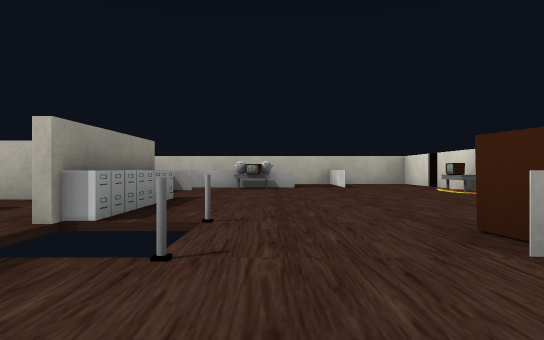
[1] (above)

16 first-person views from a walk through a 3-D level made in the Unity game engine. The camera is 0.37 m above the floor, looks level and sees 75° across. The floor is counted in squares, 1 m on a side. Each view is taken from the middle of a square. On the plan, view 1 faces up. The plan holds only what a view shows up to about 9 squares ahead; the rest is blank. The player is left out. Some surface patterns are stand-ins.

[2]
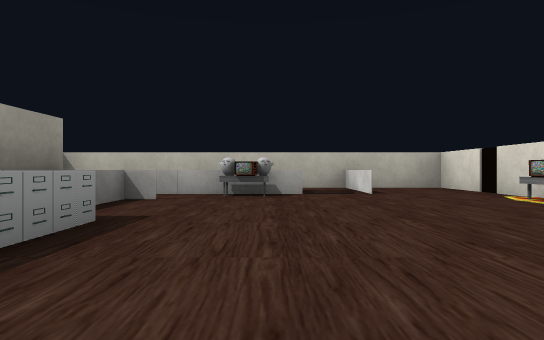

[3]
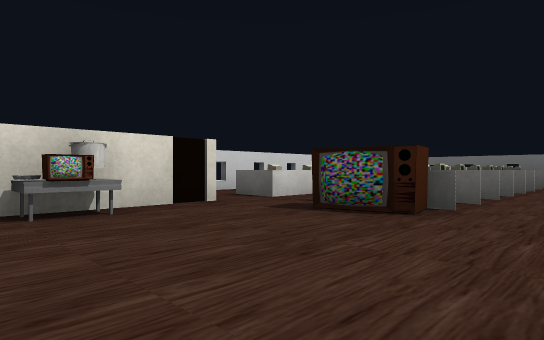

[4]
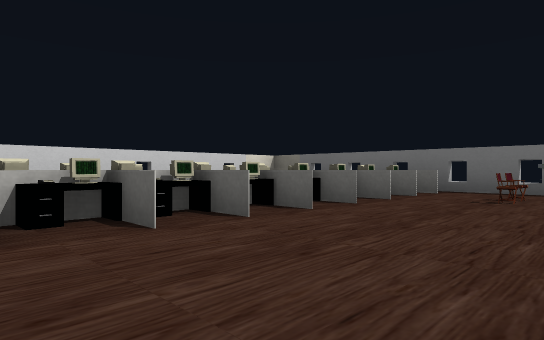

[5]
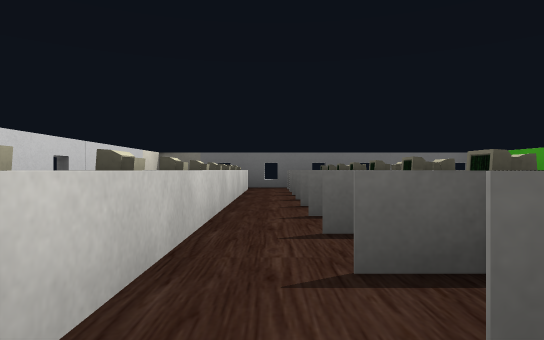

[6]
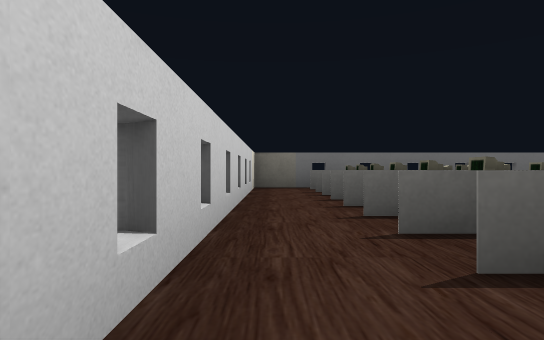

[7]
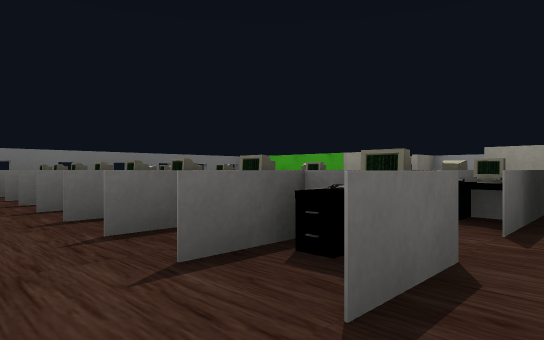

[8]
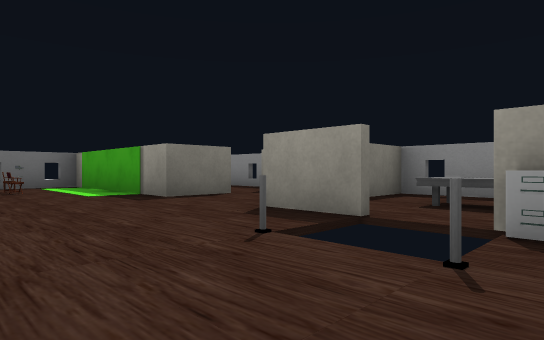

[9]
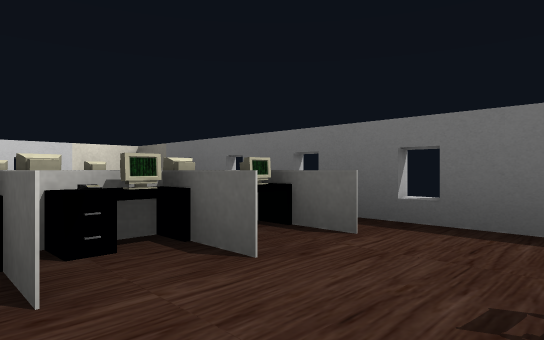

[10]
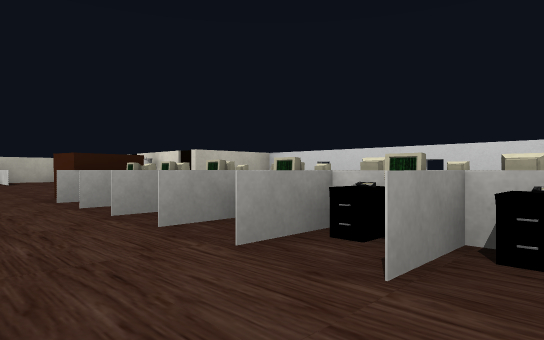

[11]
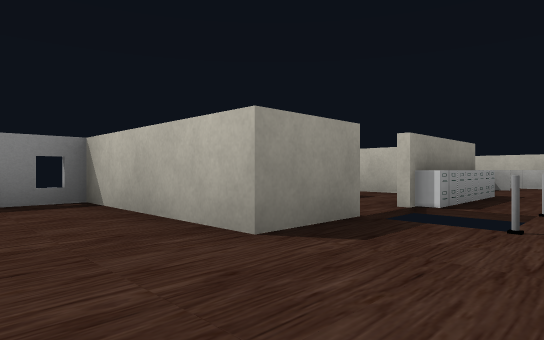

[12]
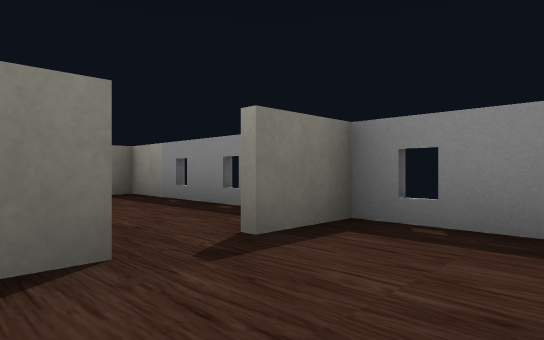

[13]
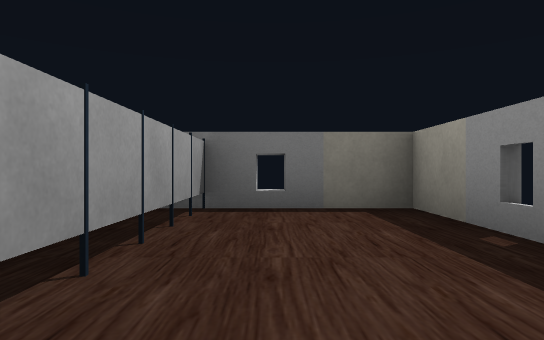

[14]
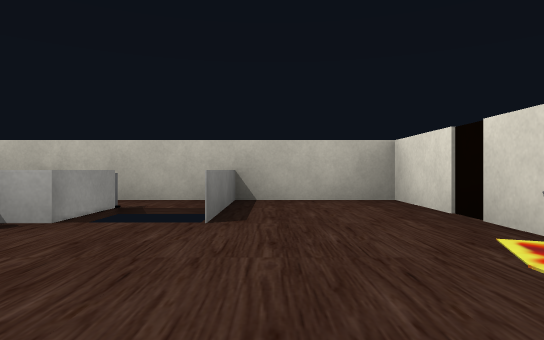

[15]
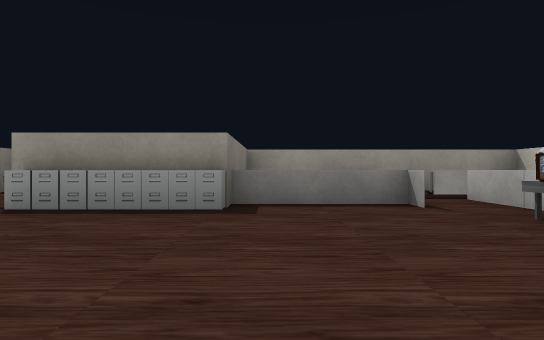

[16]
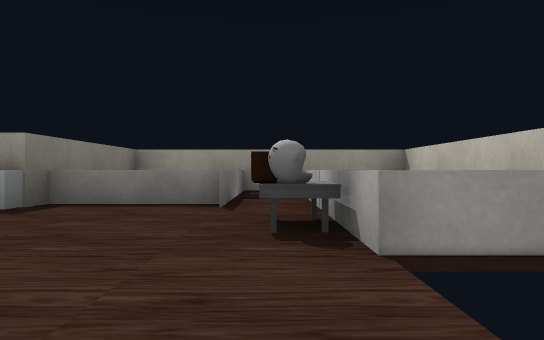

### Floor plan
Ten units are one square. View 1 is at (0, 0); x grows to the right and y downward. Boxes are objects, and circles mark ways between rooms. Rooms are numbered by the first view taken in them; rooms with no view inside come last. Other rooms are left out.
<svg viewBox="-49 -100 109 160">
<path fill="none" stroke="#000" d="M35 -34 35 -46M-15 -15 -15 -4M-15 -46 -15 -24M35 -61 35 -94 -40 -94M5 54 54 54 54 -16M15 1 10 1 15 1M15 9 10 9M10 8 15 8M15 17 10 17M10 24 15 24M10 32 15 32M-19 -65 -19 -45M-4 -75 -25 -75M-31 -65 -15 -65M15 -95 15 -74 15 -94M-34 -81 -34 -75M-44 26 -44 54 -22 54M-15 54 5 54M-15 -4 -44 -4 -44 15 -32 15"/>
<rect x="-15" y="-35" width="10" height="10" fill="#bbb"><title>cabinet</title></rect>
<rect x="-15" y="-45" width="10" height="10" fill="#bbb"><title>cabinet</title></rect>
<rect x="-15" y="-75" width="10" height="10" fill="#bbb"><title>other object</title></rect>
<rect x="-5" y="-15" width="10" height="10" fill="#bbb"><title>grey cylinder</title></rect>
<rect x="-5" y="-35" width="10" height="10" fill="#bbb"><title>grey cylinder</title></rect>
<rect x="-5" y="-65" width="10" height="10" fill="#bbb"><title>TV</title></rect>
<rect x="-5" y="-75" width="10" height="10" fill="#bbb"><title>other object</title></rect>
<rect x="-5" y="-95" width="10" height="20" fill="#bbb"><title>other object</title></rect>
<rect x="5" y="-25" width="20" height="10" fill="#bbb"><title>TV</title></rect>
<rect x="5" y="-75" width="10" height="10" fill="#bbb"><title>table</title></rect>
<rect x="15" y="45" width="10" height="10" fill="#bbb"><title>computer</title></rect>
<rect x="15" y="25" width="10" height="10" fill="#bbb"><title>other object</title></rect>
<rect x="15" y="15" width="10" height="10" fill="#bbb"><title>other object</title></rect>
<rect x="15" y="5" width="10" height="10" fill="#bbb"><title>computer</title></rect>
<rect x="15" y="-5" width="10" height="10" fill="#bbb"><title>computer</title></rect>
<rect x="15" y="-15" width="10" height="10" fill="#bbb"><title>computer</title></rect>
<rect x="15" y="-45" width="10" height="10" fill="#bbb"><title>table</title></rect>
<rect x="25" y="25" width="10" height="10" fill="#bbb"><title>other object</title></rect>
<rect x="25" y="5" width="10" height="10" fill="#bbb"><title>computer</title></rect>
<rect x="25" y="-15" width="10" height="10" fill="#bbb"><title>computer</title></rect>
<rect x="25" y="-35" width="10" height="10" fill="#bbb"><title>TV</title></rect>
<rect x="25" y="-45" width="10" height="10" fill="#bbb"><title>other object</title></rect>
<rect x="25" y="-55" width="10" height="10" fill="#bbb"><title>pot</title></rect>
<rect x="25" y="-65" width="10" height="10" fill="#bbb"><title>TV</title></rect>
<rect x="25" y="-75" width="10" height="10" fill="#bbb"><title>table</title></rect>
<rect x="35" y="35" width="10" height="10" fill="#bbb"><title>computer</title></rect>
<rect x="35" y="15" width="10" height="10" fill="#bbb"><title>computer</title></rect>
<rect x="35" y="-15" width="10" height="10" fill="#bbb"><title>other object</title></rect>
<rect x="35" y="-25" width="10" height="10" fill="#bbb"><title>computer</title></rect>
<rect x="45" y="25" width="10" height="10" fill="#bbb"><title>other object</title></rect>
<rect x="45" y="-5" width="10" height="10" fill="#bbb"><title>computer</title></rect>
<rect x="-25" y="45" width="10" height="10" fill="#bbb"><title>other object</title></rect>
<rect x="-25" y="35" width="10" height="10" fill="#bbb"><title>other object</title></rect>
<rect x="-25" y="25" width="10" height="10" fill="#bbb"><title>other object</title></rect>
<rect x="-5" y="45" width="10" height="10" fill="#bbb"><title>other object</title></rect>
<rect x="-5" y="35" width="10" height="10" fill="#bbb"><title>chair</title></rect>
<circle cx="-5" cy="-5" r="3" fill="#2a7"/>
<circle cx="10" cy="20" r="3" fill="#2a7"/>
<circle cx="10" cy="50" r="3" fill="#2a7"/>
<text x="20" y="-20">1</text>
<text x="-20" y="30">2</text>
</svg>
Room 1 opens to room 2.

Where each view was taken, in squares from view 1:
view 1: 0 up, 0 right, facing up
view 2: 2 up, 0 right, facing up
view 3: 5 up, 0 right, facing down-right
view 4: 1 up, 1 left, facing down-right
view 5: 2 up, 3 right, facing down
view 6: 2 up, 5 right, facing down
view 7: 2 up, 5 right, facing down-left
view 8: 3 up, 1 right, facing down-left
view 9: 3 down, 0 right, facing down-right
view 10: 3 down, 0 right, facing up-right
view 11: 1 down, 0 right, facing up-left
view 12: 0 up, 2 left, facing down-left
view 13: 2 down, 3 left, facing down
view 14: 5 up, 2 right, facing up
view 15: 5 up, 2 right, facing left
view 16: 7 up, 2 right, facing left
